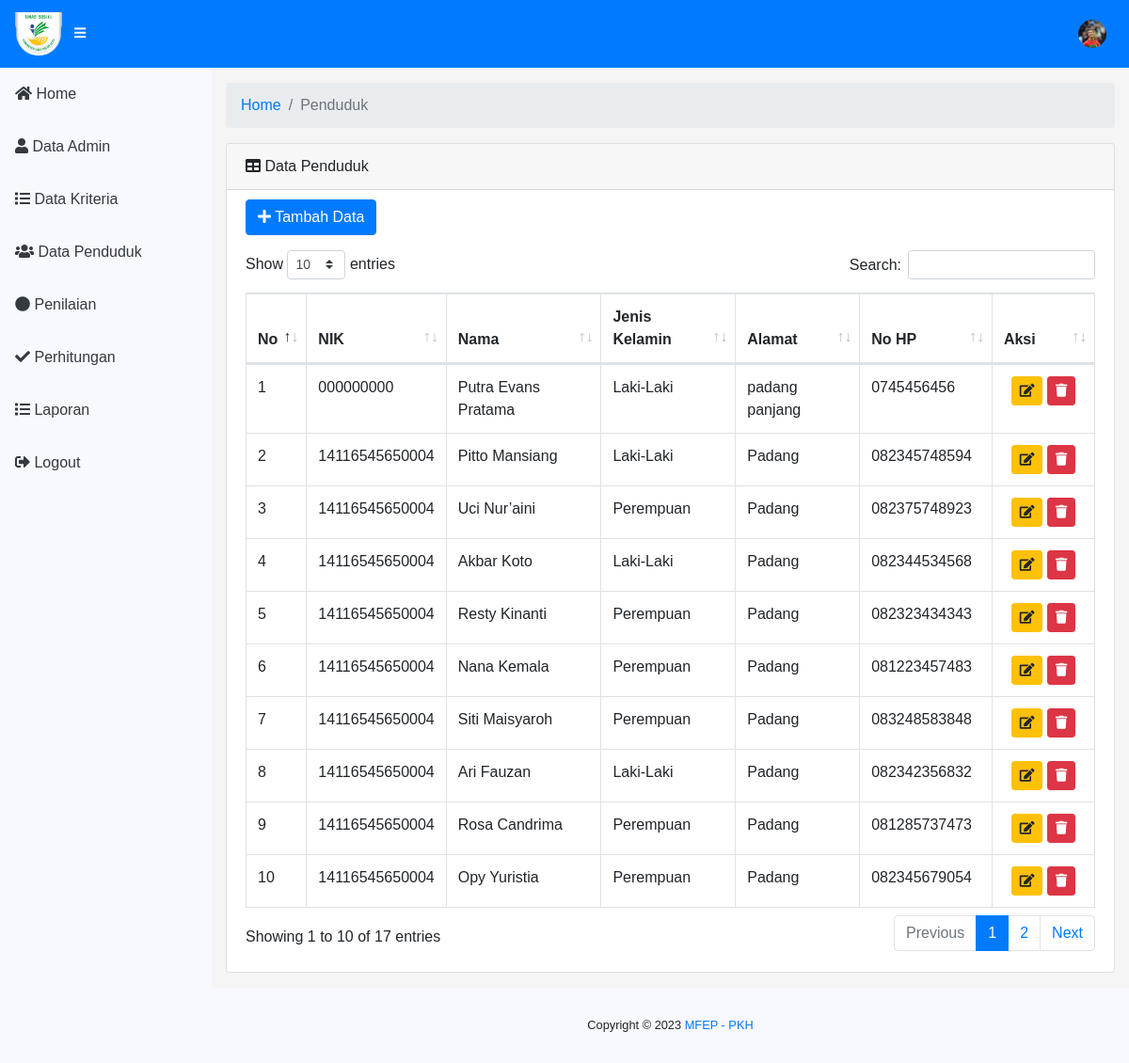
/index.php?page=pages/penduduk/index (signed in), run on the app's committed database.
### tables this page shows
CREATE TABLE `tbl_penduduk` (
  `id_penduduk` int(11) NOT NULL,
  `nama_penduduk` varchar(100) NOT NULL,
  `jk_penduduk` varchar(15) NOT NULL,
  `alamat_penduduk` text NOT NULL,
  `nohp_penduduk` varchar(13) NOT NULL,
  `nik` varchar(20) NOT NULL,
  `tgl_input` timestamp NOT NULL DEFAULT current_timestamp() ON UPDATE current_timestamp()
);

### model/conn.php (called while the page is built, shortened)
<?php
$koneksi = new mysqli('localhost', 'root', '', 'mfep_pkh');
class conn
{
    function ambilData($query)
    {
        global $koneksi;
        $ambil = mysqli_query($koneksi, $query);
        $hasil = [];
        while ($pecah = mysqli_fetch_assoc($ambil)) {
            $hasil[] = $pecah;
        }
        return $hasil;
    }
}

### model/Db.php (called while the page is built, shortened)
<?php
include 'conn.php';
class Db extends conn
{
    public function tampilPdd()
    {
        $query = $this->ambilData("SELECT * FROM tbl_penduduk ORDER BY id_penduduk DESC");
        return $query;
    }
}

### pages/penduduk/index.php (the view, shortened to what this page needs)
<div class="container-fluid">
    <ol class="breadcrumb">
        <li class="breadcrumb-item">
            <a href="index.php">Home</a>
        </li>
        <li class="breadcrumb-item active">Penduduk</li>
    </ol>
    <div class="card mb-3">
        <div class="card-header">
            <i class="fas fa-table"></i>
            Data Penduduk
        </div>
        <div class="card-body">
            <a class="btn btn-primary mb-3" data-toggle="modal" data-target="#exampleModal" style="margin-top: -10px; " href="#"><i class="fa fa-plus"></i> Tambah Data</a>
            <div class="table-responsive">
                <table class="table table-bordered" id="dataTable" width="100%" cellspacing="0">
                    <thead>
                        <tr>
                            <th>No</th>
                            <th>NIK</th>
                            <th>Nama</th>
                            <th>Jenis Kelamin</th>
                            <th>Alamat</th>
                            <th>No HP</th>
                            <th width="12%">Aksi</th>
                        </tr>
                    </thead>
                    <tbody>
                        <?php
                        $pdd = $db->tampilPdd();
                        foreach ($pdd as $no => $pecah) :
                        ?>
                            <tr>
                                <td><?= ++$no ?></td>
                                <td><?= $pecah['nik'] ?></td>
                                <td><?= $pecah['nama_penduduk'] ?></td>
                                <td><?= $pecah['jk_penduduk'] ?></td>
                                <td><?= $pecah['alamat_penduduk'] ?></td>
                                <td><?= $pecah['nohp_penduduk'] ?></td>
                                <td align="center">
                                    <button type="button" onclick="tampilModal('<?= $pecah['id_penduduk'] ?>')" class="btn btn-warning btn-sm"><i class="fa fa-edit"></i></button>
                                    <a class="btn btn-danger btn-sm" href="?page=pages/penduduk/hapuspenduduk&id=<?= $pecah['id_penduduk']  ?>"><i class="fa fa-trash"></i></a>
                                </td>
                            </tr>
                        <?php endforeach ?>
                    </tbody>
                </table>
            </div>
        </div>
    </div>
</div>

### index.php (shortened to what this page needs)
<?php
include 'model/Db.php';
$db = new Db();
?>
<!DOCTYPE html>
<html lang="en">
<head>
  <?php include('components/head.php') ?>
</head>
<body id="page-top" style="background-color: whitesmoke;">
  <?php include 'components/top.navbar.php' ?>
  <div id="wrapper">
    <?php include 'components/sidebar.php' ?>
    <div id="content-wrapper">
      <?php include 'content.php' ?>
      <?php include 'components/footer.php' ?>
    </div>
  </div>
</body>
</html>

### components/head.php (shortened to what this page needs)
<link href="assets/vendor/fontawesome-free/css/all.min.css" rel="stylesheet" type="text/css">
<link href="assets/vendor/datatables/dataTables.bootstrap4.css" rel="stylesheet">
<link href="assets/css/sb-admin.css" rel="stylesheet">
<link rel="stylesheet" href="assets/css/login.css">

### components/top.navbar.php (shortened to what this page needs)
<nav class="navbar navbar-expand navbar-dark static-top" style="background-color: #007BFF;">
  <a style="font-family: cursive; " class="navbar-brand mr-1" href="index.php">
    <img src="./images/logodinsos.png" width="50px" alt="" class="">
  </a>
  <button class="btn btn-link btn-sm text-white order-1 order-sm-0" id="sidebarToggle" href="#">
    <i class="fas fa-bars"></i>
  </button>
  <ul class="navbar-nav ml-auto ml-md-0">
    <li class="nav-item dropdown no-arrow">
      <a class="nav-link dropdown-toggle" href="#" id="userDropdown" role="button" data-toggle="dropdown" aria-haspopup="true" aria-expanded="false">
        <?php
        $fotoadmin = $_SESSION['admin']['admin_foto'];
        ?>
        <img style="width: 30px;" class=" rounded-circle" src="images/admin/<?php echo $fotoadmin ?>" alt="">
      </a>
    </li>
  </ul>
</nav>

### components/sidebar.php
<ul class="sidebar navbar-nav" style="background-color: ghostwhite;">
    <li class="nav-item ">
        <a class="nav-link text-dark" href="index.php">
            <i class="fas fa-home"></i>
            <span>Home</span>
        </a>
    </li>
    <li class="nav-item ">
        <a class="nav-link text-dark" href="?page=pages/admin/index">
            <i class="fa fa-user"></i>
            <span>Data Admin</span>
        </a>
    </li>
    <li class="nav-item ">
        <a class="nav-link text-dark" href="?page=pages/kriteria/index">
            <i class="fa fa-list"></i>
            <span>Data Kriteria</span>
        </a>
    </li>
    <li class="nav-item ">
        <a class="nav-link text-dark" href="?page=pages/penduduk/index">
            <i class="fa fa-users"></i>
            <span>Data Penduduk</span>
        </a>
    </li>
    <li class="nav-item ">
        <a class="nav-link text-dark" href="?page=pages/penilaian/index">
            <i class="fa fa-circle"></i>
            <span>Penilaian</span>
        </a>
    </li>
    <li class="nav-item ">
        <a class="nav-link text-dark" href="?page=pages/perhitungan/index">
            <i class="fa fa-check"></i>
            <span>Perhitungan</span>
        </a>
    </li>
    <li class="nav-item ">
        <a class="nav-link text-dark" href="?page=pages/laporan/index">
            <i class="fa fa-list"></i>
            <span>Laporan</span>
        </a>
    </li>
    <li class="nav-item ">
        <a class="nav-link text-dark" href="logout.php">
            <i class="fas fa-sign-out-alt"></i>
            <span>Logout</span>
        </a>
    </li>
</ul>

### content.php
<?php
if (!empty($_GET["page"])) {
    include_once($_GET["page"] . ".php");
} else {
    include "home.php";
}

### components/footer.php
<footer id="baruak" class="sticky-footer " style="background-color: ghostwhite;">
    <div class="container my-auto ">
        <div class="copyright text-center my-auto">
            <span>Copyright © <?php echo date('Y'); ?> <a href="https://www.instagram.com//" target="_blank">MFEP - PKH</a> </span>
        </div>
    </div>
</footer>

### assets/css/login.css (style rules this page uses)
body { font-family: "Karla", sans-serif; background-color: #d0d0ce; min-height: 100vh; }

### data on the page
tbl_penduduk: nik "000000000", nama_penduduk "Putra Evans Pratama", jk_penduduk "Laki-Laki", alamat_penduduk "padang panjang", nohp_penduduk "0745456456"
tbl_penduduk: nik "14116545650004", nama_penduduk "Pitto Mansiang", jk_penduduk "Laki-Laki", alamat_penduduk "Padang", nohp_penduduk "082345748594"
tbl_penduduk: nik "14116545650004", nama_penduduk "Uci Nur’aini", jk_penduduk "Perempuan", alamat_penduduk "Padang", nohp_penduduk "082375748923"
tbl_penduduk: nik "14116545650004", nama_penduduk "Akbar Koto", jk_penduduk "Laki-Laki", alamat_penduduk "Padang", nohp_penduduk "082344534568"
tbl_penduduk: nik "14116545650004", nama_penduduk "Resty Kinanti", jk_penduduk "Perempuan", alamat_penduduk "Padang", nohp_penduduk "082323434343"
tbl_penduduk: nik "14116545650004", nama_penduduk "Nana Kemala", jk_penduduk "Perempuan", alamat_penduduk "Padang", nohp_penduduk "081223457483"
tbl_penduduk: nik "14116545650004", nama_penduduk "Siti Maisyaroh", jk_penduduk "Perempuan", alamat_penduduk "Padang", nohp_penduduk "083248583848"
tbl_penduduk: nik "14116545650004", nama_penduduk "Ari Fauzan", jk_penduduk "Laki-Laki", alamat_penduduk "Padang", nohp_penduduk "082342356832"
tbl_penduduk: nik "14116545650004", nama_penduduk "Rosa Candrima", jk_penduduk "Perempuan", alamat_penduduk "Padang", nohp_penduduk "081285737473"
tbl_penduduk: nik "14116545650004", nama_penduduk "Opy Yuristia", jk_penduduk "Perempuan", alamat_penduduk "Padang", nohp_penduduk "082345679054"
